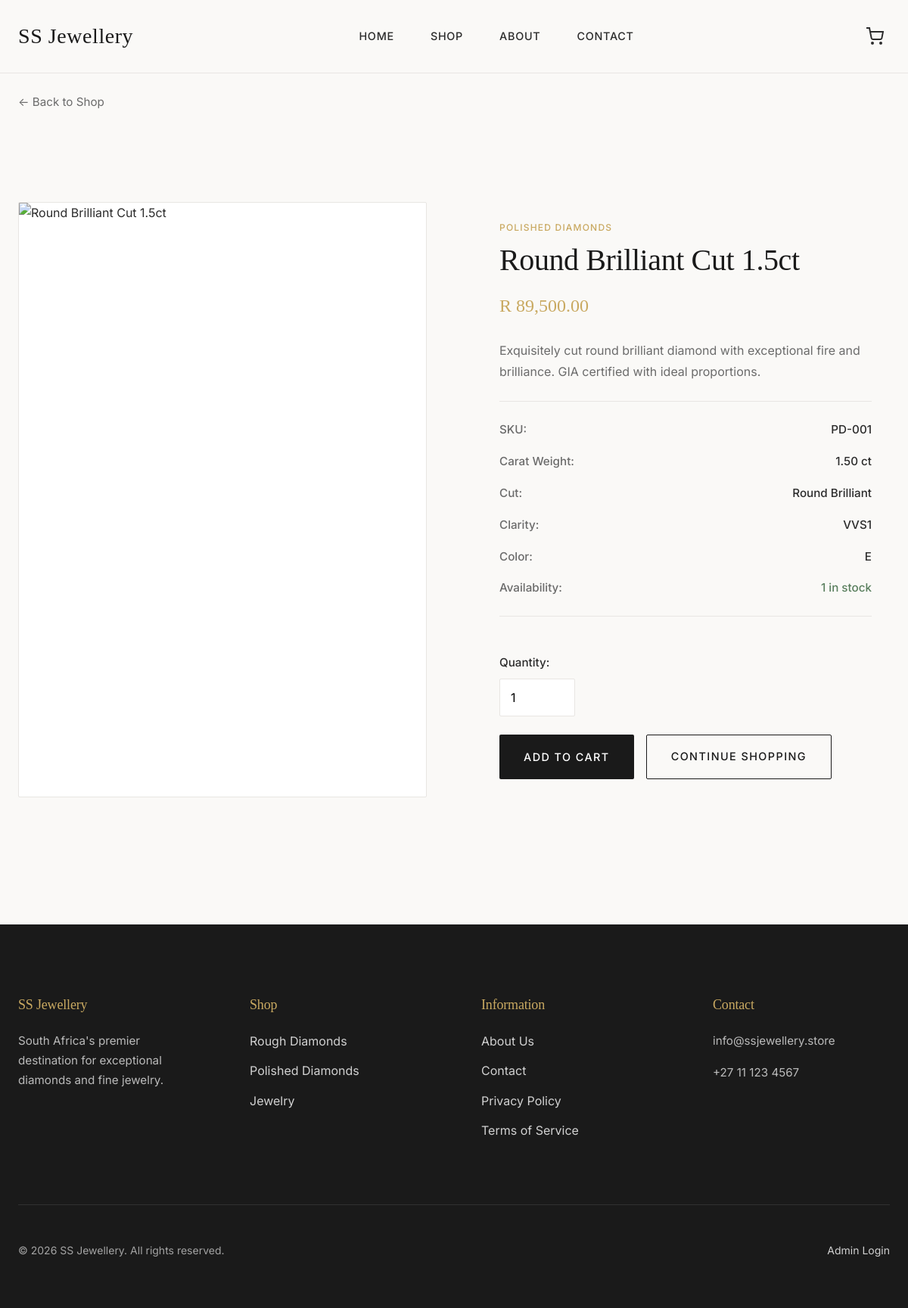
The app's page /product.php?slug=round-brilliant-cut-15ct with its own data.
### tables this page shows
CREATE TABLE IF NOT EXISTS `products` (
  `id` int(11) NOT NULL AUTO_INCREMENT,
  `sku` varchar(50) NOT NULL,
  `name` varchar(255) NOT NULL,
  `slug` varchar(255) NOT NULL,
  `category` enum('rough_diamonds','polished_diamonds','jewelry') NOT NULL,
  `description` text,
  `price` decimal(10,2) NOT NULL,
  `carat_weight` decimal(8,2) DEFAULT NULL,
  `cut` varchar(50) DEFAULT NULL,
  `clarity` varchar(50) DEFAULT NULL,
  `color` varchar(50) DEFAULT NULL,
  `stock_quantity` int(11) NOT NULL DEFAULT 0,
  `image_main` varchar(255) DEFAULT NULL,
  `image_gallery` text DEFAULT NULL COMMENT 'JSON array of additional images',
  `is_featured` tinyint(1) NOT NULL DEFAULT 0,
  `is_active` tinyint(1) NOT NULL DEFAULT 1,
  `created_at` timestamp NOT NULL DEFAULT CURRENT_TIMESTAMP,
  `updated_at` timestamp NOT NULL DEFAULT CURRENT_TIMESTAMP ON UPDATE CURRENT_TIMESTAMP,
  PRIMARY KEY (`id`),
  UNIQUE KEY `sku` (`sku`),
  UNIQUE KEY `slug` (`slug`),
  KEY `category` (`category`),
  KEY `is_featured` (`is_featured`),
  KEY `is_active` (`is_active`)
);

### includes/db.php (called while the page is built, shortened)
<?php
class Database {
    private static $instance = null;
    private $pdo;
    private function __construct() {
        try {
            $dsn = "mysql:host=" . DB_HOST . ";dbname=" . DB_NAME . ";charset=utf8mb4";
            $options = [
                PDO::ATTR_ERRMODE => PDO::ERRMODE_EXCEPTION,
                PDO::ATTR_DEFAULT_FETCH_MODE => PDO::FETCH_ASSOC,
                PDO::ATTR_EMULATE_PREPARES => false,
            ];
            $this->pdo = new PDO($dsn, DB_USER, DB_PASS, $options);
        } catch (PDOException $e) {
            error_log("Database Connection Error: " . $e->getMessage());
            die("Database connection failed. Please check your configuration.");
        }
    }
    public static function getInstance() {
        if (self::$instance === null) {
            self::$instance = new self();
        }
        return self::$instance;
    }
    public function query($sql, $params = []) {
        try {
            $stmt = $this->pdo->prepare($sql);
            $stmt->execute($params);
            return $stmt;
        } catch (PDOException $e) {
            error_log("Database Query Error: " . $e->getMessage());
            throw $e;
        }
    }
    public function fetchOne($sql, $params = []) {
        $stmt = $this->query($sql, $params);
        return $stmt->fetch();
    }
}
function db() {
    return Database::getInstance();
}

### includes/helpers.php (called while the page is built, shortened)
<?php
function e($string) {
    return htmlspecialchars($string ?? '', ENT_QUOTES, 'UTF-8');
}
function formatPrice($amount) {
    return 'R ' . number_format($amount, 2);
}
function getCategoryName($category) {
    $categories = [
        'rough_diamonds' => 'Rough Diamonds',
        'polished_diamonds' => 'Polished Diamonds',
        'jewelry' => 'Jewelry'
    ];
    return $categories[$category] ?? $category;
}

### product.php (the view, shortened to what this page needs)
<?php
$slug = $_GET['slug'] ?? '';
$product = db()->fetchOne(
    "SELECT * FROM products WHERE slug = ? AND is_active = 1",
    [$slug]
);
require_once __DIR__ . '/includes/header.php';
?>
<div class="container">
    <div style="padding: var(--spacing-md) 0;">
        <a href="<?= BASE_URL ?>/shop.php" style="color: var(--color-text-light); font-size: 0.95rem; display: inline-flex; align-items: center; gap: 0.5rem; margin-bottom: var(--spacing-md);">
            ← Back to Shop
        </a>
    </div>
    <div class="product-detail">
        <div class="product-detail-image">
            <?php if ($product['image_main']): ?>
                <img src="<?= UPLOAD_URL . e($product['image_main']) ?>" alt="<?= e($product['name']) ?>">
            <?php else: ?>
                <img src="<?= BASE_URL ?>/assets/images/placeholder.jpg" alt="<?= e($product['name']) ?>">
            <?php endif; ?>
        </div>
        <div class="product-detail-info">
            <div class="product-category"><?= e(getCategoryName($product['category'])) ?></div>
            <h1><?= e($product['name']) ?></h1>
            <div class="product-price"><?= formatPrice($product['price']) ?></div>
            <?php if ($product['description']): ?>
                <p style="color: var(--color-text-light); line-height: 1.8; margin: var(--spacing-md) 0;">
                    <?= nl2br(e($product['description'])) ?>
                </p>
            <?php endif; ?>
            <div class="product-meta">
                <div class="meta-item">
                    <span class="meta-label">SKU:</span>
                    <span class="meta-value"><?= e($product['sku']) ?></span>
                </div>
                <?php if ($product['carat_weight']): ?>
                    <div class="meta-item">
                        <span class="meta-label">Carat Weight:</span>
                        <span class="meta-value"><?= e($product['carat_weight']) ?> ct</span>
                    </div>
                <?php endif; ?>
                <?php if ($product['cut']): ?>
                    <div class="meta-item">
                        <span class="meta-label">Cut:</span>
                        <span class="meta-value"><?= e($product['cut']) ?></span>
                    </div>
                <?php endif; ?>
                <?php if ($product['clarity']): ?>
                    <div class="meta-item">
                        <span class="meta-label">Clarity:</span>
                        <span class="meta-value"><?= e($product['clarity']) ?></span>
                    </div>
                <?php endif; ?>
                <?php if ($product['color']): ?>
                    <div class="meta-item">
                        <span class="meta-label">Color:</span>
                        <span class="meta-value"><?= e($product['color']) ?></span>
                    </div>
                <?php endif; ?>
                <div class="meta-item">
                    <span class="meta-label">Availability:</span>
                    <span class="meta-value" style="color: <?= $product['stock_quantity'] > 0 ? 'var(--color-success)' : 'var(--color-error)' ?>">
                        <?php if ($product['stock_quantity'] > 0): ?>
                            <?= $product['stock_quantity'] ?> in stock
                        <?php else: ?>
                            Out of stock
                        <?php endif; ?>
                    </span>
                </div>
            </div>
            <?php if ($product['stock_quantity'] > 0): ?>
                <form method="POST" style="margin-top: var(--spacing-lg);">
                    <div class="form-group">
                        <label class="form-label">Quantity:</label>
                        <input type="number" name="quantity" value="1" min="1" max="<?= $product['stock_quantity'] ?>" class="form-input" style="width: 100px;">
                    </div>
                    <div style="display: flex; gap: var(--spacing-sm); flex-wrap: wrap;">
                        <button type="submit" name="add_to_cart" class="btn btn-primary">Add to Cart</button>
                        <a href="<?= BASE_URL ?>/shop.php" class="btn btn-outline">Continue Shopping</a>
                    </div>
                </form>
            <?php endif; ?>
        </div>
    </div>
</div>
<?php require_once __DIR__ . '/includes/footer.php'; ?>

### assets/css/style.css (style rules this page uses)
:root { --color-primary: #1a1a1a; --color-secondary: #2d2d2d; --color-accent: #c9a961; --color-accent-hover: #b89650; --color-text: #2c2c2c; --color-text-light: #6b6b6b; --color-bg: #faf9f7; --color-bg-alt: #f5f3f0; --color-bg-white: #ffffff; --color-border: #e8e6e3; --color-success: #5a7f5e; --color-error: #c84b4b; --color-warning: #d4a656; --font-display: 'Cormorant', serif; --font-body: 'Inter', system-ui, -apple-system, sans-serif; --spacing-xs: 0.5rem; --spacing-sm: 1rem; --spacing-md: 1.5rem; --spacing-lg: 3rem; --spacing-xl: 4.5rem; --spacing-2xl: 6rem; --shadow-sm: 0 2px 8px rgba(0, 0, 0, 0.04); --shadow-md: 0 4px 16px rgba(0, 0, 0, 0.06); --shadow-lg: 0 8px 32px rgba(0, 0, 0, 0.08); --transition-fast: 150ms cubic-bezier(0.4, 0, 0.2, 1); --transition-base: 250ms cubic-bezier(0.4, 0, 0.2, 1); --transition-slow: 350ms cubic-bezier(0.4, 0, 0.2, 1); --border-radius: 2px; }
* { margin: 0; padding: 0; box-sizing: border-box; }
body { font-family: var(--font-body); font-size: 16px; line-height: 1.7; color: var(--color-text); background: var(--color-bg); -webkit-font-smoothing: antialiased; -moz-osx-font-smoothing: grayscale; }
img { max-width: 100%; height: auto; display: block; }
a { color: var(--color-text); text-decoration: none; transition: color var(--transition-base); }
h1, h2, h3, h4, h5, h6 { font-family: var(--font-display); font-weight: 400; line-height: 1.2; margin-bottom: var(--spacing-md); color: var(--color-primary); letter-spacing: -0.01em; }
h1 { font-size: clamp(2.5rem, 5vw, 4rem); font-weight: 300; }
p { margin-bottom: var(--spacing-sm); }
.container { max-width: 1280px; margin: 0 auto; padding: 0 var(--spacing-md); }
.btn { display: inline-block; padding: 1rem 2rem; font-family: var(--font-body); font-size: 0.9rem; font-weight: 500; text-align: center; text-transform: uppercase; letter-spacing: 0.1em; border: none; border-radius: var(--border-radius); cursor: pointer; transition: all var(--transition-base); text-decoration: none; }
.btn-primary { background: var(--color-primary); color: white; }
.btn-outline { background: transparent; border: 1.5px solid var(--color-primary); color: var(--color-primary); }
.product-category { font-size: 0.75rem; font-weight: 500; text-transform: uppercase; letter-spacing: 0.1em; color: var(--color-accent); margin-bottom: 0.5rem; }
.product-price { font-size: 1.5rem; font-weight: 500; color: var(--color-accent); margin-bottom: var(--spacing-sm); font-family: var(--font-display); }
.product-detail { display: grid; grid-template-columns: 1fr 1fr; gap: var(--spacing-xl); padding: var(--spacing-xl) 0; }
.product-detail-image { background: var(--color-bg-white); border: 1px solid var(--color-border); border-radius: var(--border-radius); overflow: hidden; }
.product-detail-image img { width: 100%; display: block; }
.product-detail-info { padding: var(--spacing-md); }
.product-detail-info h1 { font-size: 2.5rem; margin-bottom: var(--spacing-sm); }
.product-meta { display: flex; flex-direction: column; gap: var(--spacing-sm); padding: var(--spacing-md) 0; border-top: 1px solid var(--color-border); border-bottom: 1px solid var(--color-border); margin: var(--spacing-md) 0; }
.meta-item { display: flex; justify-content: space-between; font-size: 0.95rem; }
.meta-label { color: var(--color-text-light); font-weight: 500; }
.meta-value { font-weight: 500; color: var(--color-text); }
.form-group { margin-bottom: var(--spacing-md); }
.form-label { display: block; margin-bottom: 0.5rem; font-weight: 500; font-size: 0.95rem; color: var(--color-text); }
.form-input, .form-select, .form-textarea { width: 100%; padding: 0.875rem; border: 1.5px solid var(--color-border); border-radius: var(--border-radius); font-family: var(--font-body); font-size: 1rem; background: var(--color-bg-white); transition: all var(--transition-base); }

### records on screen
products: category "POLISHED DIAMONDS", name "Round Brilliant Cut 1.5ct", price "R 89,500.00", description "Exquisitely cut round brilliant diamond with exceptional fire and brilliance. GIA certified with ideal proportions.", sku "PD-001", carat_weight "1.50", cut "Round Brilliant", clarity "VVS1", color "E", stock_quantity "1", quantity "1"

### other values on screen
getSetting('store_email', 'info@ssjewellery.store') "info@ssjewellery.store"
getSetting('store_phone', '+27 11 123 4567') "+27 11 123 4567"
